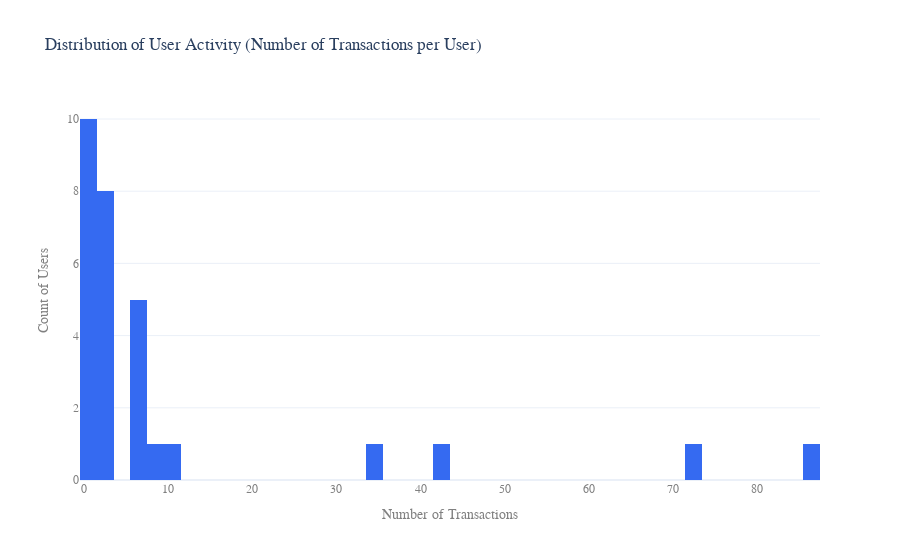

Source (notebook cell):
### Markdown cell above
<span style="font-family:Helvetica Light">

From above, we can see that a few userId values contribute significantly to the revenue dataset, with the top 4 user IDs contributing nearly 73% of the total records.

Given this information, we can focus on analyzing these key userId values further to understand their impact on revenue. We can also explore how ad spend and installs correlate with these high-impact users if we can align this data effectively.

There are only 29 users in total in the revenue dataset, meaning there are only 29 users that generated some revenue on January 1, 2024.

### Code cell
# plot the distribution of user activity
user_activity = revenue['userId'].value_counts()
fig = px.histogram(
    user_activity, 
    x=user_activity, 
    nbins=50, 
    title='Distribution of User Activity (Number of Transactions per User)',
    color_discrete_sequence=justplay_colors)

fig.update_layout(xaxis_title='Number of Transactions', yaxis_title='Count of Users')

write(fig, 'revenue_user_activity')

### Figure 1 — Plotly figure (JSON) as saved in the notebook; plotly's stock layout.template omitted (floating-point values rounded to 4 significant figures)
{"data": [{"alignmentgroup": "True", "bingroup": "x", "hovertemplate": "x=%{x}<br>count=%{y}<extra></extra>", "legendgroup": "", "marker": {"color": "#356AF1", "pattern": {"shape": ""}}, "name": "", "nbinsx": 50, "offsetgroup": "", "orientation": "v", "showlegend": false, "type": "histogram", "x": [86, 73, 42, 35, 10, 9, 7, 7, 7, 7, 6, 3, 3, 3, 3, 2, 2, 2, 2, 1, 1, 1, 1, 1, 1, 1, 1, 1, 1], "xaxis": "x", "yaxis": "y"}], "layout": {"autosize": true, "barmode": "relative", "font": {"family": "Helvetica"}, "legend": {"tracegroupgap": 0}, "title": {"text": "Distribution of User Activity (Number of Transactions per User)"}, "xaxis": {"anchor": "y", "autorange": true, "color": "grey", "domain": [0, 1], "range": [-0.5, 87.5], "title": {"text": "Number of Transactions"}, "type": "linear"}, "yaxis": {"anchor": "x", "autorange": true, "color": "grey", "domain": [0, 1], "range": [0, 10.53], "title": {"text": "Count of Users"}}}}
